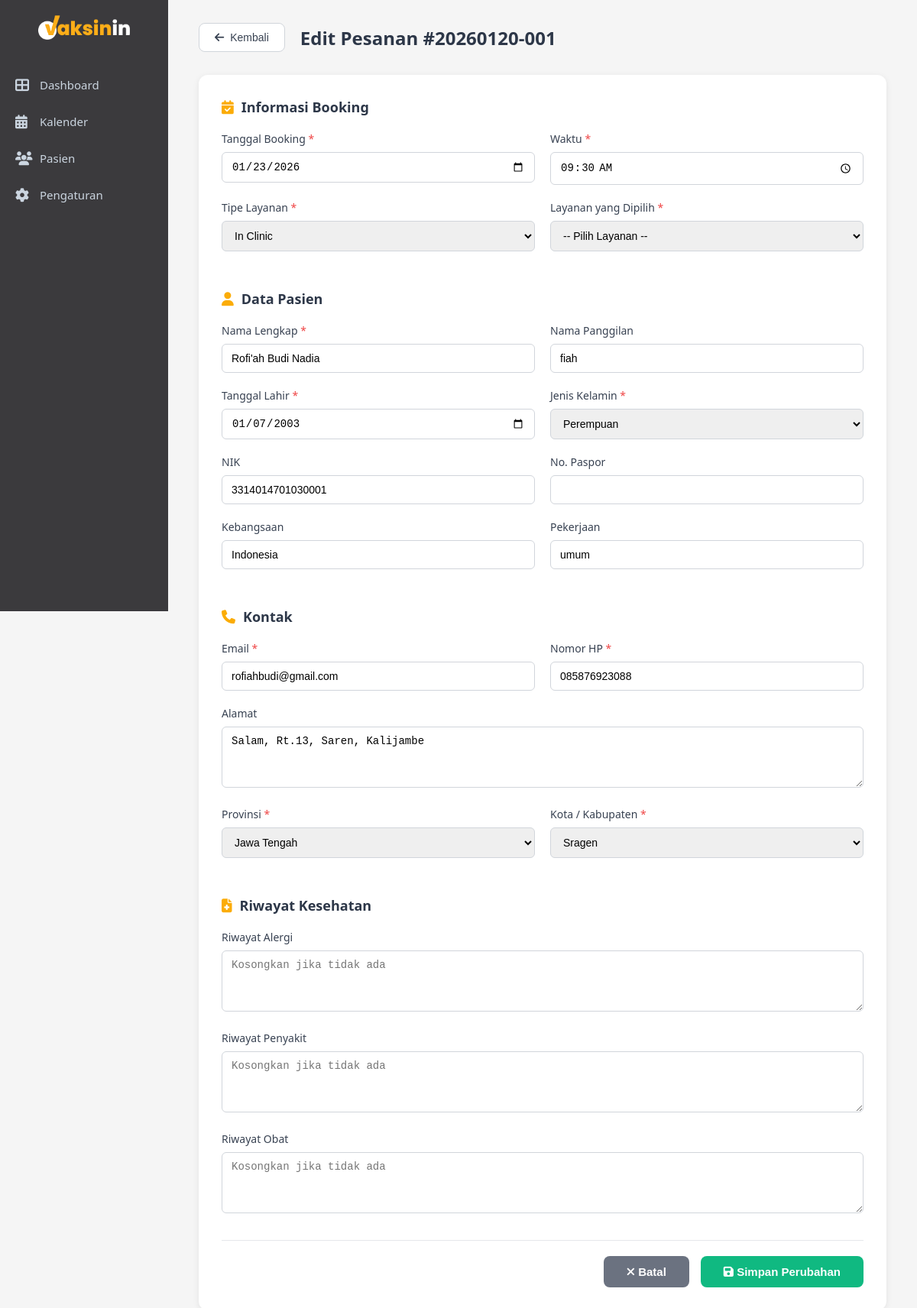
The app's page /admin/edit_booking.php?id=78, older data.
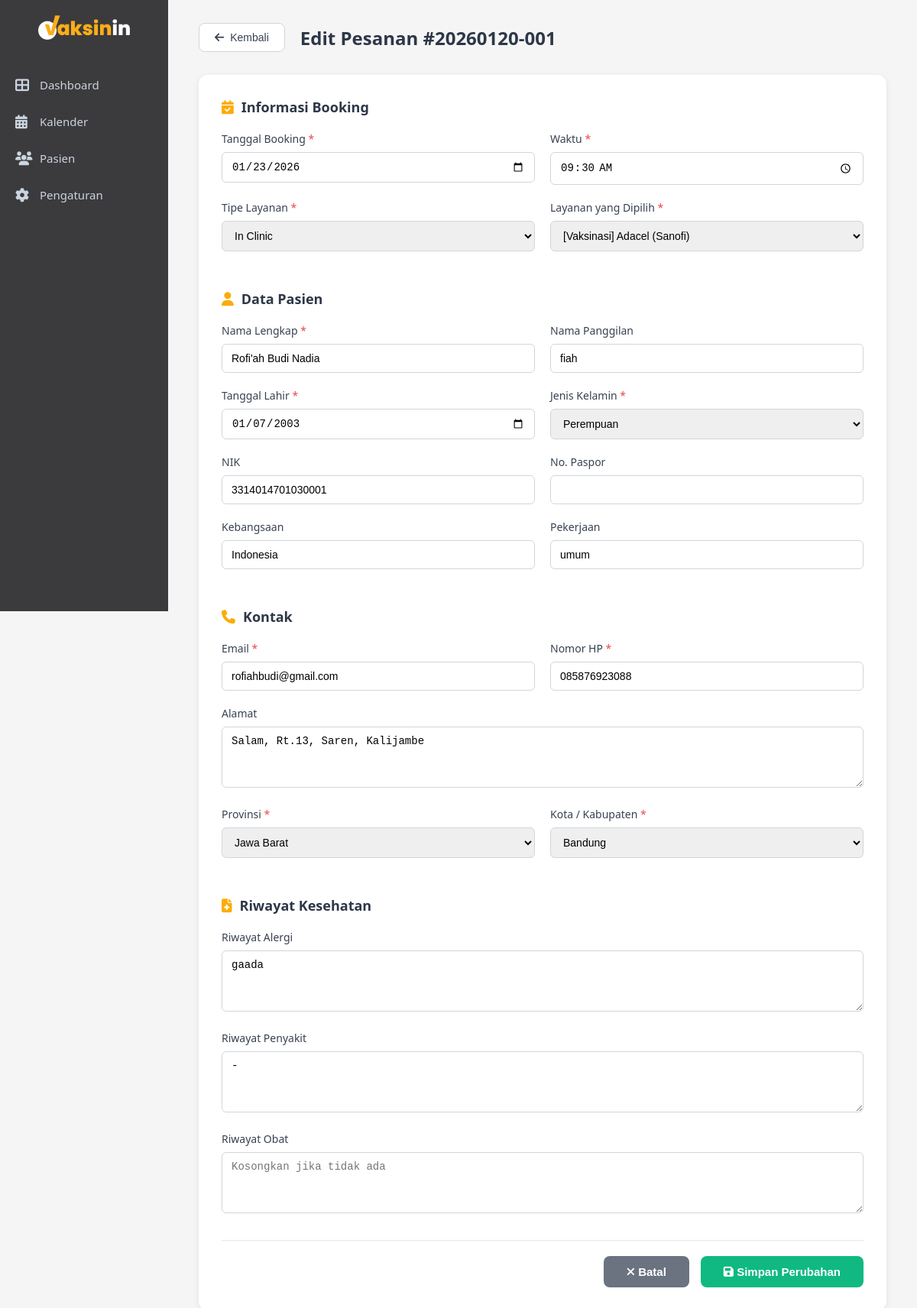
The same page, newer data.
### tables this page shows
CREATE TABLE `booking_services` (
  `id` int(11) NOT NULL,
  `booking_id` int(11) NOT NULL,
  `nama_layanan` varchar(100) NOT NULL,
  `created_at` datetime DEFAULT current_timestamp(),
  `service_id` int(11) DEFAULT NULL,
  `harga` int(11) DEFAULT 0,
  `diskon` int(11) DEFAULT 0,
  `diskon_tipe` enum('persen','nilai') DEFAULT 'nilai',
  `total` int(11) DEFAULT 0
);

CREATE TABLE `bookings` (
  `id` int(11) NOT NULL,
  `patient_id` int(11) NOT NULL,
  `service_type` enum('Home Service','In Clinic') NOT NULL,
  `nomor_antrian` varchar(20) NOT NULL,
  `tanggal_booking` date NOT NULL,
  `waktu_booking` time NOT NULL,
  `status` enum('pending','confirmed','completed','cancelled') DEFAULT 'pending',
  `catatan` text DEFAULT NULL,
  `created_at` datetime NOT NULL,
  `updated_at` datetime DEFAULT current_timestamp() ON UPDATE current_timestamp(),
  `doctor_id` int(11) DEFAULT NULL,
  `payment_status` enum('unpaid','paid') DEFAULT 'unpaid',
  `tindakan_selesai` tinyint(1) DEFAULT 0
);

CREATE TABLE `patients` (
  `id` int(11) NOT NULL,
  `no_rekam_medis` varchar(20) NOT NULL,
  `nama_lengkap` varchar(100) NOT NULL,
  `nama_panggilan` varchar(50) DEFAULT NULL,
  `tanggal_lahir` date NOT NULL,
  `usia` int(11) DEFAULT NULL,
  `kategori_usia` enum('Anak','Dewasa') NOT NULL,
  `jenis_kelamin` enum('L','P') NOT NULL,
  `nik` varchar(16) DEFAULT NULL,
  `paspor` varchar(20) DEFAULT NULL,
  `kebangsaan` varchar(50) DEFAULT 'Indonesia',
  `pekerjaan` varchar(100) DEFAULT NULL,
  `nama_wali` varchar(100) DEFAULT NULL,
  `riwayat_alergi` text DEFAULT NULL,
  `riwayat_penyakit` text DEFAULT NULL,
  `riwayat_obat` text DEFAULT NULL,
  `pelayanan` varchar(50) NOT NULL,
  `created_at` timestamp NOT NULL DEFAULT current_timestamp(),
  `updated_at` timestamp NOT NULL DEFAULT current_timestamp() ON UPDATE current_timestamp()
);

### admin/edit_booking.php (the view, shortened to what the changed rows need)
<?php
include "../config.php";
$booking_id = isset($_GET['id']) ? intval($_GET['id']) : 0;
$sql = "SELECT b.*, p.*
        FROM bookings b
        JOIN patients p ON b.patient_id = p.id
        WHERE b.id = ?";
$stmt = $conn->prepare($sql);
$stmt->bind_param('i', $booking_id);
$stmt->execute();
$result = $stmt->get_result();
$booking = $result->fetch_assoc();
$sql_services = "SELECT * FROM booking_services WHERE booking_id = ?";
$stmt_s = $conn->prepare($sql_services);
$stmt_s->bind_param('i', $booking_id);
$stmt_s->execute();
$services_result = $stmt_s->get_result();
$services = [];
while ($srv = $services_result->fetch_assoc()) {
    $services[] = $srv;
}
$sql_master = "SELECT * FROM services ORDER BY kategori, nama_layanan";
$result_master = $conn->query($sql_master);
$master_services = [];
while ($ms = $result_master->fetch_assoc()) {
    $master_services[] = $ms;
}
?>
<!DOCTYPE html>
<html lang="id">
<head>
    <link rel="stylesheet" href="css/admin.css">
    <link rel="stylesheet" href="css/detail.css">
    <link rel="stylesheet" href="css/edit.css">
    <link rel="stylesheet" href="https://cdnjs.cloudflare.com/ajax/libs/font-awesome/6.4.0/css/all.min.css">
</head>
<body>
    <div class="main-content">
        <div class="detail-header">
            <div class="detail-header-left">
                <button onclick="window.location.href='booking_detail.php?id=<?php echo $booking_id; ?>'" class="btn-back">
                    <i class="fas fa-arrow-left"></i> Kembali
                </button>
                <h1>Edit Pesanan #<?php echo $booking['nomor_antrian']; ?></h1>
            </div>
        </div>
        <form action="update_booking.php" method="POST" class="edit-form">
            <div class="form-section">
                <div class="form-row">
                    <div class="form-group">
                        <label>Tanggal Booking <span class="required">*</span></label>
                        <input type="date" name="tanggal_booking" value="<?php echo $booking['tanggal_booking']; ?>" required>
                    </div>
                    <div class="form-group">
                        <label>Waktu <span class="required">*</span></label>
                        <input type="time" name="waktu_booking" value="<?php echo substr($booking['waktu_booking'], 0, 5); ?>" required>
                    </div>
                </div>
                <div class="form-row">
                    <div class="form-group">
                        <label>Tipe Layanan <span class="required">*</span></label>
                        <select name="service_type" required>
                            <option value="In Clinic" <?php echo $booking['service_type'] == 'In Clinic' ? 'selected' : ''; ?>>In Clinic</option>
                        </select>
                    </div>
                    <div class="form-group">
                        <label>Layanan yang Dipilih <span class="required">*</span></label>
                        <?php if (count($services) > 0): ?>
                            <?php foreach ($services as $idx => $srv): ?>
                                <select name="service_master_id[]"
                                        onchange="updateServiceName(this, <?= $idx ?>)"
                                        required>
                                    <option value="">-- Pilih Layanan --</option>
                                    <?php foreach ($master_services as $ms): ?>
                                        <option value="<?= $ms['id'] ?>"
                                            <?= $ms['nama_layanan'] == $srv['nama_layanan'] ? 'selected' : '' ?>>
                                            [<?= $ms['kategori'] ?>] <?= $ms['nama_layanan'] ?>
                                        </option>
                                    <?php endforeach; ?>
                                </select>
                            <?php endforeach; ?>
                        <?php else: ?>
                            <input type="text" value="Belum ada layanan" disabled>
                        <?php endif; ?>
                    </div>
                </div>
            </div>
            <div class="form-section">
                <div class="form-row">
                    <div class="form-group">
                        <label>Nama Lengkap <span class="required">*</span></label>
                        <input type="text" name="nama_lengkap" value="<?php echo htmlspecialchars($booking['nama_lengkap']); ?>" required>
                    </div>
                    <div class="form-group">
                        <label>Nama Panggilan</label>
                        <input type="text" name="nama_panggilan" value="<?php echo htmlspecialchars($booking['nama_panggilan']); ?>">
                    </div>
                </div>
                <div class="form-row">
                    <div class="form-group">
                        <label>Tanggal Lahir <span class="required">*</span></label>
                        <input type="date" name="tanggal_lahir" value="<?php echo $booking['tanggal_lahir']; ?>" required>
                    </div>
                </div>
                <div class="form-row">
                    <div class="form-group">
                        <label>NIK</label>
                        <input type="text" name="nik" value="<?php echo htmlspecialchars($booking['nik']); ?>" maxlength="16">
                    </div>
                </div>
                <div class="form-row">
                    <div class="form-group">
                        <label>Kebangsaan</label>
                        <input type="text" name="kebangsaan" value="<?php echo htmlspecialchars($booking['kebangsaan']); ?>">
                    </div>
                    <div class="form-group">
                        <label>Pekerjaan</label>
                        <input type="text" name="pekerjaan" value="<?php echo htmlspecialchars($booking['pekerjaan']); ?>">
                    </div>
                </div>
            </div>
            <div class="form-section">
                <div class="form-row">
                    <div class="form-group">
                        <label>Provinsi <span class="required">*</span></label>
                        <select name="provinsi" id="provinsiSelect" required>
                            <option value="">-- Pilih Provinsi --</option>
                        </select>
                    </div>
                    <div class="form-group">
                        <label>Kota / Kabupaten <span class="required">*</span></label>
                        <select name="kota" id="kotaSelect" required>
                            <option value="">-- Pilih Kota --</option>
                        </select>
                    </div>
                </div>
            </div>
            <div class="form-section">
                <div class="form-group">
                    <label>Riwayat Alergi</label>
                    <textarea name="riwayat_alergi" placeholder="Kosongkan jika tidak ada"><?php echo htmlspecialchars($booking['riwayat_alergi']); ?></textarea>
                </div>
                <div class="form-group">
                    <label>Riwayat Penyakit</label>
                    <textarea name="riwayat_penyakit" placeholder="Kosongkan jika tidak ada"><?php echo htmlspecialchars($booking['riwayat_penyakit']); ?></textarea>
                </div>
            </div>
        </form>
    </div>
</body>
</html>

Row changes from the older to the newer data that the page shows:
changed bookings "In Clinic": riwayat_alergi (not shown) → "gaada"; riwayat_penyakit (not shown) → "-"
computed for booking_services: nama_layanan "-- Pilih Layanan --" → "[Vaksinasi] Adacel (Sanofi)"
Text that changed along with them:
form field provinsi: "Jawa Tengah" → "Jawa Barat"
form field kota: "Sragen" → "Bandung"
